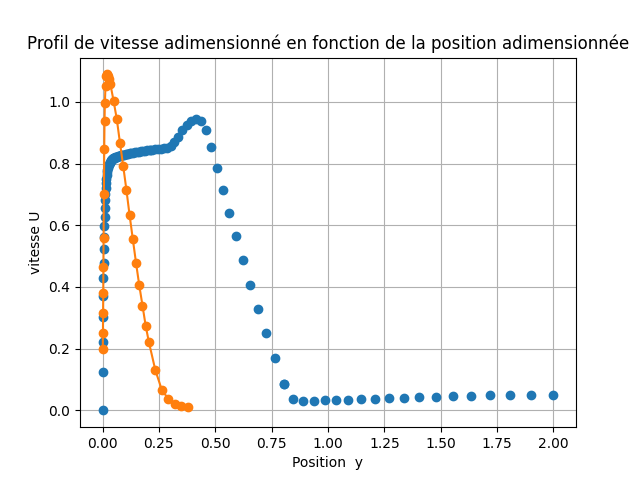

Reproduce this figure in Python.
import numpy as np
import matplotlib.pyplot as plt
import os 
from interpolation import interpolate_files

u_bulk = 13 # m/s
D = 0.026 # m
Re = 23000
filename = "u_mean_change.xy"

if os.path.exists(filename):
    with open(filename, 'r') as fichier:
        lines = fichier.readlines()
else:
    raise FileNotFoundError(f"Le fichier {filename} n'existe pas.")

position = []
u_mean = []
position_u = []
u_mean_u = []   

# Parcourir chaque ligne du fichier
for line in lines:
    line = line.strip()  # Supprimer les espaces en début et fin de ligne
    values = line.split('\t')  # Diviser la ligne en une liste de valeurs
    
    # Ajouter les valeurs à leurs listes respectives
    position.append(float(values[0]))
    u_mean.append(float(values[1]))

position_u = [(position[i]+0.208)/D for i in range(len(position))]
u_mean_u = [u_mean[i]/(u_bulk) for i in range(len(u_mean))]

######################### mu ##############################
# Autre fichier mu
filename = "ij2lr-10-sw-mu.dat"

# Impinging Jet: H/D=2, Re=23000
# Single wire data at R/D=1.0
# Expt. of Cooper et al. (1992)
#    y/D          U/UBULK

if os.path.exists(filename):
    with open(filename, 'r') as fichier:
        lines = fichier.readlines()
else:
    raise FileNotFoundError(f"Le fichier {filename} n'existe pas.")

# Initialiser des listes pour les positions et pressions
# position = R/D
# Nu_adim = Nu/(Re**0.7)
position_adim_mu = []
mu_adim= []

# Parcourir chaque ligne du fichier
for line in lines:
    line = line.strip()  # Supprimer les espaces en début et fin de ligne
    line = line.replace('\t', ',')  # Remplacer les tabulations par des virgules
    values = line.split()  # Diviser la ligne en une liste de valeurs
    
    # Ajouter les valeurs à leurs listes respectives
    position_adim_mu.append(float(values[0]))
    mu_adim.append(float(values[1]))

plt.figure(1)
plt.plot(position_u, u_mean_u,'o', label="simulation")
plt.plot(position_adim_mu, mu_adim, 'o-', label="expérimental")
plt.xlabel("Position  y")
plt.ylabel("vitesse U")
plt.title("Profil de vitesse adimensionné en fonction de la position adimensionnée")
plt.grid()
plt.savefig("u_mean.png")
plt.legend()
plt.show()
